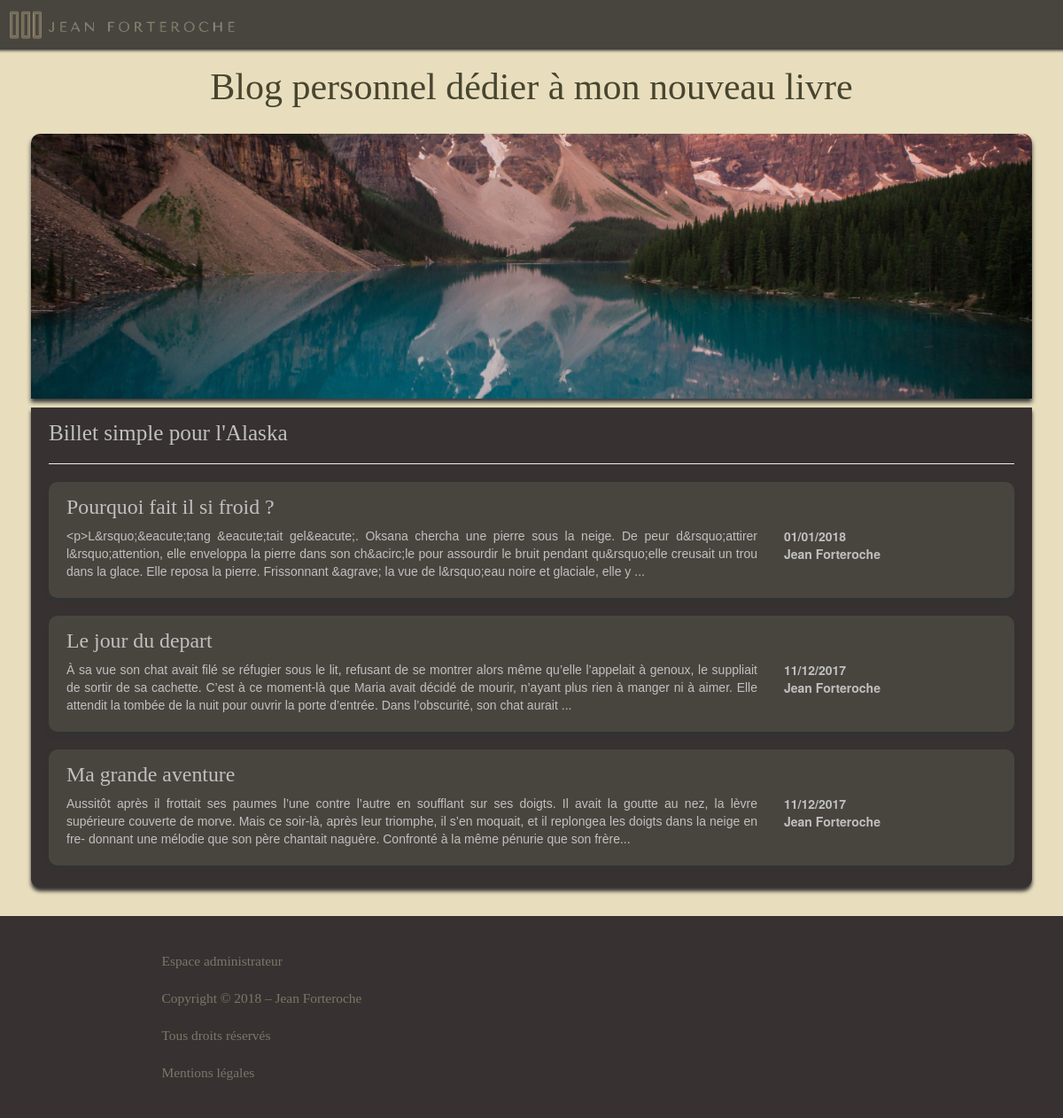
The page / on the database its author committed.
### tables this page shows
CREATE TABLE IF NOT EXISTS `posts` (
  `id` int(11) NOT NULL AUTO_INCREMENT,
  `title` varchar(255) NOT NULL,
  `content` text NOT NULL,
  `datePost` datetime NOT NULL,
  PRIMARY KEY (`id`)
);

### src/controler/frontend/FrontendController.php (called while the page is built, shortened)
<?php
require_once('src/model/PostManager.php');
class frontendController
{
	public function listPostsView()
	{
		$postManager = new PostManager();
		$posts = $postManager->getPosts();
		require('src/view/frontend/listPostsView.php');
	}
}

### src/model/PostManager.php (called while the page is built, shortened)
<?php
class PostManager extends Manager
{
	public function getPosts()
    {
        $db = $this->dbConnect();
        $req = $db->query('SELECT id, title, SUBSTRING(content,1,350) as extract_content, DATE_FORMAT(datePost, \'%d/%m/%Y\') AS datePost_fr FROM posts ORDER BY datePost DESC');
        return $req;
    }
}

### src/view/frontend/listPostsView.php (the view, shortened to what this page needs)
<?php require('header.php'); ?>
<div class="container">
	<section>
		<div class="row">
			<h1 class="col-lg-12">Blog personnel dédier à mon nouveau livre</h1>
		</div>
		<div class="row">
			<div class="col-lg-12">
				<img src="public/picture/alaska_banner.jpg" class="alaska_banner">
			</div>
		</div>
		<div class="article_list">
			<div class="row">
				<div class="col-lg-12">
					<h2>Billet simple pour l'Alaska</h2>
					<hr>
				</div>
			</div>
			<?php while ($data = $posts->fetch())
			 {?>
				<div class="article">
					<a href="index.php?action=postView&amp;id=<?= $data['id'] ?>">
						<div class="row">
							<h3 class="col-lg-12"><?= htmlspecialchars($data['title']) ?></h3>
						</div>
						<div class="row">
							<p class="col-lg-9"><?= htmlspecialchars($data['extract_content']) ?>...</p>
							<ul class="list-unstyled col-lg-2">
								<li><?= htmlspecialchars($data['datePost_fr']) ?></li>
								<li>Jean Forteroche</li>
							</ul>
						</div>
					</a>
				</div>
			<?php }
			$posts->closeCursor(); ?>
		</div>
	</section>
</div>
<?php require('footer.php'); ?>
<?php $content = ob_get_clean(); ?>
<?php require('template.php'); ?>

### index.php (shortened to what this page needs)
<?php
require('src/controler/frontend/FrontendController.php');
try {
	if (isset($_GET['action'])) {
		if ($_GET['action'] == 'listPostsView') {
			$frontendController = new FrontendController();
			$frontendController->listPostsView();
		}
		elseif ($_GET['action'] == 'postView' ) {
			if (isset($_GET['id']) && $_GET['id'] > 0 && !isset($_GET['report'])) {
				$frontendController = new FrontendController();
				$frontendController->postview();
			}
			elseif (isset($_GET['id']) && $_GET['id'] > 0 && isset($_GET['report']) && $_GET['report'] = true ) {
				$frontendController = new FrontendController();
				$frontendController->postviewReport();
			}
			else {
				throw new Exception('L\'id du billet est invalide');
			}
		}
		elseif ($_GET['action'] == 'addCommentView') {
            if (isset($_GET['id']) && $_GET['id'] > 0) {
                if (! empty($_POST['pseudo']) && ! empty($_POST['content'])) {
                	$frontendController = new FrontendController();
                    $frontendController->addComment($_GET['id'], $_POST['pseudo'], $_POST['content']);
                }
                else {
                    throw new Exception('Tous les champs ne sont pas remplis !');
                }
            }
        }
        elseif ($_GET['action'] == 'reportComment') {
            if (isset($_GET['id']) && $_GET['id'] > 0) {
            	if (isset($_GET['postid']) && $_GET['postid'] > 0) {
                	$frontendController = new FrontendController();
                    $frontendController->reportComment($_GET['id'],$_GET['postid']);
                }
                else {
                	throw new Exception('L\'id de l\'article n\'est pas valide');
                }
            }
            else {
                    throw new Exception('L\'id du commentaire n\'est pas valide');
            }
        }
		elseif ($_GET['action'] == 'loginView' ) {
			$frontendController = new FrontendController();
			$frontendController->loginView();
		}
		elseif ($_GET['action'] == 'verifyLogin' ) {
			if (! empty($_POST['pseudo']) && ! empty($_POST['password'])) {
				$frontendController = new FrontendController();
				$frontendController->verifyLogin($_POST['pseudo'], $_POST['password']);
			}
			else {
				throw new Exception('identifiant manquant');
			}
		}
		elseif ($_GET['action'] == 'legalNoticeView' ) {
			$frontendController = new FrontendController();
			$frontendController->legalNoticeView();
		}
		elseif ($_GET['action'] == 'listPostsAdmin') {
			$backendController = new BackendController();
			$backendController->listPostsAdmin();
		}
		elseif ($_GET['action'] == 'listCommentsAdmin') {
			$backendController = new BackendController();
			$backendController->listCommentsAdmin();
		}
		elseif ($_GET['action'] == 'restoreCommentAdmin') {
            if (isset($_GET['id']) && $_GET['id'] > 0) {
                	$backendController = new backendController();
                    $backendController->restoreCommentAdmin($_GET['id']);
            }
            else {
                    throw new Exception('L\'id n\'est pas valide');
            }
        }
        elseif ($_GET['action'] == 'addPostAdmin') {
        	if (! empty($_POST['title']) && ! empty($_POST['content'])) {
              	$backendController = new backendController();
                $backendController->addPost($_POST['title'], $_POST['content']);
            }
            else {
                throw new Exception('Tous les champs ne sont pas remplis !');
            }
        }
        elseif ($_GET['action'] == 'removeCommentAdmin') {
            if (isset($_GET['id']) && $_GET['id'] > 0) {
                	$backendController = new backendController();
                    $backendController->removeCommentAdmin($_GET['id']);
            }
            else {
                    throw new Exception('L\'id n\'est pas valide');
            }
        }
        elseif ($_GET['action'] == 'removePostAdmin') {
            if (isset($_GET['id']) && $_GET['id'] > 0) {
                	$backendController = new backendController();
                    $backendController->removePostAdmin($_GET['id']);
            }
            else {
                    throw new Exception('L\'id n\'est pas valide');
            }
        }
		elseif ($_GET['action'] == 'newPostAdmin') {
			$backendController = new Backendcontroller();
			$backendController->newPostAdmin();
		}
		elseif ($_GET['action'] == 'modifPostAdmin') {
			if (isset($_GET['id']) && $_GET['id'] > 0) {
				$backendController = new Backendcontroller();
				$backendController->modifPostAdmin($_GET['id']);
			}
			else {
				throw new Exception('L\'id du billet est invalide');
			}
		}
		elseif ($_GET['action'] == 'sendModifPostAdmin') {
			if (isset($_GET['id']) && $_GET['id'] > 0) {
				if (! empty($_POST['title']) && ! empty($_POST['content'])) {
					$backendController = new Backendcontroller();
					$backendController->sendModifPostAdmin($_POST['title'], $_POST['content'], $_GET['id']);
				}
				else {
					throw new Exception('Les champs n\'ons pas étais remplis');
				}
			}
			else {
				throw new Exception('l\'id du billet est invalide');
			}
		}
		elseif ($_GET['action'] == 'legalNoticeAdmin') {
			$backendController = new BackendController();
			$backendController->legalNoticeAdmin();
		}
		else {
			throw new Exception('la page n\'a pas était trouver');
		}
	}
	else {
		$frontendController = new FrontendController();
			$frontendController->listPostsView();
	}
}
catch (Exception $e) {
    echo 'Erreur : ' . $e->getMessage();
}

### src/view/frontend/header.php
<header class="row">
	<div class="col-lg-3 col-md-3 col-sm-3 col-xs-7">
		<a href="index.php"><img src="public/picture/logo_jean.png"></a>
	</div>
</header>

### src/view/frontend/footer.php
<footer>
	<div class="col-lg-12" id="administration_space">
		<div class="col-lg-offset-1 col-lg-4">
			<ul class="list-unstyled">
				<a href="index.php?action=loginView"><li>Espace administrateur</li></a><br/>
				<li>Copyright © 2018 – Jean Forteroche</li><br/>
				<li>Tous droits réservés</li><br/>
				<a href="index.php?action=legalNoticeView"><li>Mentions légales</li></a><br/>
			</ul>
		</div>
	</div>
</footer>

### src/view/frontend/template.php (shortened to what this page needs)
<!DOCTYPE html>
<html>
<head>
	<link rel="stylesheet" type="text/css" href="public/bootstrap-3.3.7/css/bootstrap.min.css"/>
	<link rel="stylesheet" type="text/css" href="/projet_3/public/css/style.css"/>
</head>
<body>
	<?= $content ?>
</body>
</html>

### public/css/style.css (style rules this page uses)
body { width:100%; background-color:#e8debe; position: absolute; padding-bottom: 240px; margin-bottom: 0px; min-height: 100%; }
.container { padding-bottom: 20px; padding-right: 20px; padding-left: 20px; margin-right: auto; margin-left: auto; }
img { width: 100%; }
.alaska_banner { margin-top:20px; margin-bottom: 10px; border-radius:10px 10px 0px 0px; box-shadow: 0px 4px 5px; }
header { background-color: #48453f; box-shadow: 3px 3px 3px; width:auto; position: fixed; left: 0; right: 0; top: 0; z-index: 1; }
section { margin-top:70px; }
section h1 { font-family: 'News Cycle'; color: #48452f; margin-top: 5px; margin-bottom: 10px; font-size: 3em; text-align: center; }
section h2 { margin-top: 10px; font-family: 'News Cycle'; color: silver; font-size: 1.8em; }
section h3 { margin-top: 10px; font-family: 'News Cycle'; color:silver; font-size: 1.7em; }
section p { text-align: justify; font-family: 'arial'; color: silver; }
section a { color:silver; }
section li { font-weight: bold; color:silver; }
.article_list { background-color:#373231; padding:5px 20px 5px 20px; box-shadow:0px 4px 4px; border-radius: 0px 0px 10px 10px; }
.article { background-color:#48453f; padding:5px 20px 10px 20px; margin-bottom: 20px; box-shadow:0px 4px 4px; border-radius: 10px 10px 10px 10px; }
footer { background-color:#373231; margin-top: 25px; padding-top: 40px; padding-bottom:10px; position: absolute; left: 0; right: 0; bottom:0; }
footer li { color:#7c7668; font-family:'Lucida Sans Unicode'; font-size: 1.1em; }
#administration_space { padding-left:75px; }

### rows shown on the page
posts: title "Pourquoi fait il si froid ?", extract_content "<p>L&rsquo;&eacute;tang &eacute;tait gel&eacute;. Oksana chercha une pierre sous la neige. De peur d&rsquo;attirer l&rsquo;attention, elle enveloppa la pierre dans son ch&acirc;le pour assourdir le bruit pendant qu&rsquo;elle creusait un trou dans la glace. Elle reposa la pierre. Frissonnant &agrave; la vue de l&rsquo;eau noire et glaciale, elle y", datePost_fr "01/01/2018"
posts: title "Le jour du depart", extract_content "À sa vue son chat avait filé se réfugier sous le lit, refusant de se montrer alors même qu’elle l’appelait à genoux, le suppliait de sortir de sa cachette. C’est à ce moment-là que Maria avait décidé de mourir, n’ayant plus rien à manger ni à aimer. Elle attendit la tombée de la nuit pour ouvrir la porte d’entrée. Dans l’obscurité, son chat aurait", datePost_fr "11/12/2017"
posts: title "Ma grande aventure", extract_content "Aussitôt après il frottait ses paumes l’une contre l’autre en soufflant sur ses doigts. Il avait la goutte au nez, la lèvre supérieure couverte de morve. Mais ce soir-là, après leur triomphe, il s’en moquait, et il replongea les doigts dans la neige en fre- donnant une mélodie que son père chantait naguère. Confronté à la même pénurie que son frère", datePost_fr "11/12/2017"
